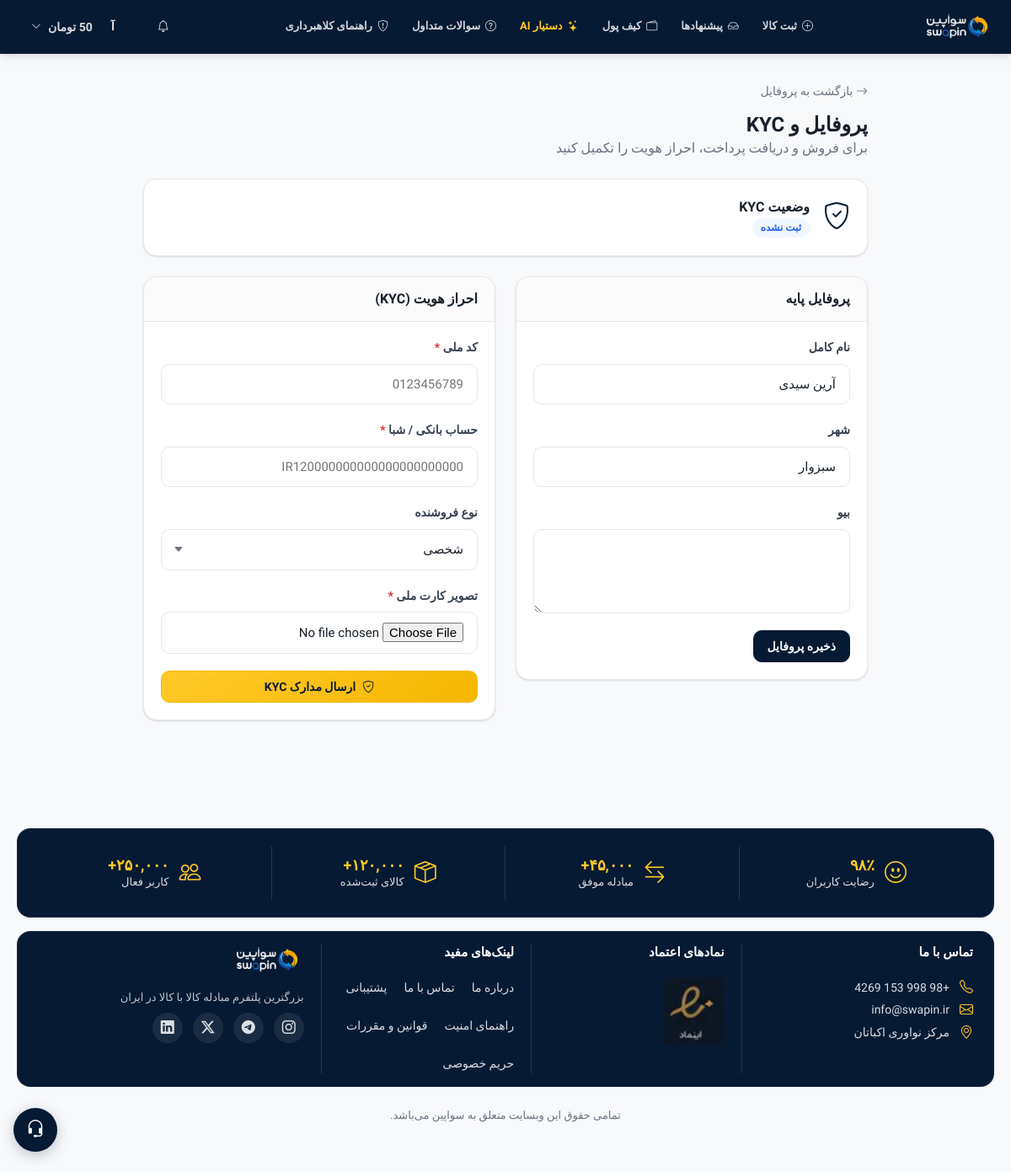
The page /profile/edit.php (signed in) on the database its author committed.
### tables this page shows
CREATE TABLE `users` (
  `id` int UNSIGNED NOT NULL,
  `name` varchar(120) NOT NULL,
  `email` varchar(180) NOT NULL,
  `phone` varchar(20) DEFAULT NULL,
  `city` varchar(100) DEFAULT NULL,
  `avatar` varchar(200) DEFAULT NULL,
  `bio` text,
  `password_hash` varchar(255) NOT NULL,
  `credit_balance` decimal(12,2) NOT NULL DEFAULT '0.00',
  `rating` decimal(3,2) NOT NULL DEFAULT '0.00',
  `rating_count` int UNSIGNED NOT NULL DEFAULT '0',
  `verification_level` tinyint UNSIGNED NOT NULL DEFAULT '1' COMMENT '1=email,2=phone,3=id_verified',
  `is_active` tinyint(1) NOT NULL DEFAULT '1',
  `last_seen` datetime DEFAULT NULL,
  `created_at` datetime NOT NULL DEFAULT CURRENT_TIMESTAMP,
  `updated_at` datetime NOT NULL DEFAULT CURRENT_TIMESTAMP ON UPDATE CURRENT_TIMESTAMP
);

### profile/edit.php (the view, shortened to what the rows shown need)
<?php
require_once __DIR__ . '/../includes/config.php';
require_once __DIR__ . '/../includes/layout.php';
$user   = require_auth();
$errors = [];
render_head('ویرایش پروفایل و KYC');
render_navbar($user);
?>
<div class="section-sm">
  <div class="container-md">
    <div class="mb-6">
      <h2 class="mt-3">پروفایل و KYC</h2>
    </div>
    <div style="display:grid;grid-template-columns:1fr 1fr;gap:var(--sp-6);align-items:start">
      <div class="card">
        <div class="card-body">
          <form method="POST">
            <div class="form-group">
              <label class="form-label">نام کامل</label>
              <input type="text" name="name" class="form-control <?= isset($errors['name']) ? 'is-invalid' : '' ?>"
                     value="<?= h($user['name']) ?>" required>
            </div>
            <div class="form-group">
              <label class="form-label">شهر</label>
              <input type="text" name="city" class="form-control" value="<?= h($user['city'] ?? '') ?>">
            </div>
          </form>
        </div>
      </div>
    </div>
  </div>
</div>
<?php render_footer(); ?>

### includes/layout.php (shortened to what the rows shown need)
<?php
require_once __DIR__ . '/config.php';
function render_head(string $title = '', string $desc = '', array $seo = []): void {
    $t         = $title ? h($title) . ' — ' . APP_NAME : APP_NAME . ' — بازار تعویض هوشمند';
    $d         = $desc  ? h($desc)  : 'کالا و خدمات را مستقیم در سواپین مبادله کنید — بازار تعویض هوشمند.';
    $url       = APP_URL;
    $canonical = h($seo['canonical'] ?? seo_canonical());
    $ogImage   = h($seo['og_image'] ?? LOGO_URL);
    $ogType    = h($seo['og_type'] ?? 'website');
    $robots    = h($seo['robots'] ?? 'index, follow');
    $ogTitle   = h($seo['og_title'] ?? ($title ?: APP_NAME . ' — بازار تعویض هوشمند'));
    $appName    = h(APP_NAME);
    $creditUnit = h(CREDIT_UNIT);
    $csrf       = h(csrf_token());
    $keywords = '';
    $jsonLd = '';
    echo <<<HTML
<!DOCTYPE html>
<html lang="fa" dir="rtl">
<head>
<meta charset="UTF-8">
<meta name="viewport" content="width=device-width, initial-scale=1.0">
<meta name="csrf-token" content="{$csrf}">
<title>{$t}</title>
<meta name="description" content="{$d}">
<meta name="robots" content="{$robots}">
<meta name="app-url" content="{$url}">
<meta name="credit-unit" content="{$creditUnit}">
<link rel="canonical" href="{$canonical}">
<meta property="og:locale" content="fa_IR">
<meta property="og:site_name" content="{$appName}">
<meta property="og:title" content="{$ogTitle}">
<meta property="og:description" content="{$d}">
<meta property="og:url" content="{$canonical}">
<meta property="og:type" content="{$ogType}">
<meta property="og:image" content="{$ogImage}">
<meta name="twitter:card" content="summary_large_image">
<meta name="twitter:title" content="{$ogTitle}">
<meta name="twitter:description" content="{$d}">
<meta name="twitter:image" content="{$ogImage}">
<meta name="theme-color" content="#0a2540">
{$keywords}{$jsonLd}<link rel="preconnect" href="https://fonts.googleapis.com">
<link rel="preconnect" href="https://fonts.gstatic.com" crossorigin>
<link href="https://fonts.googleapis.com/css2?family=Vazirmatn:wght@400;500;600;700;800&display=swap" rel="stylesheet">
<link rel="stylesheet" href="https://cdn.jsdelivr.net/npm/bootstrap-icons@1.11.3/font/bootstrap-icons.css">
<link rel="stylesheet" href="{$url}/src/css/main.css">
<link rel="icon" type="image/png" sizes="32x32" href="{$url}/src/img/fav_icon/android-chrome-512x512.png">
<link rel="icon" type="image/png" sizes="16x16" href="{$url}/src/img/fav_icon/android-chrome-192x192.png">
<link rel="apple-touch-icon" href="{$url}/src/img/fav_icon/apple-touch-icon.png">
<link rel="manifest" href="{$url}/src/img/fav_icon/site.webmanifest">
</head>
<body>
<a href="#main-content" class="skip-link">رفتن به محتوای اصلی</a>
HTML;
}
function render_navbar(?array $user = null): void {
    $url        = APP_URL;
    $logoUrl    = APP_URL . '/src/img/swapin-light-png.png';
    $appName    = APP_NAME;
    $creditUnit = h(CREDIT_UNIT);
    $unread     = 0;
    $pendOffers = 0;
    if ($user) {
        $unread     = (int)(DB::fetch('SELECT COUNT(*) as c FROM messages WHERE to_user_id = ? AND is_read = 0', [$user['id']])['c'] ?? 0);
        $pendOffers = (int)(DB::fetch(
            'SELECT COUNT(*) as c FROM trade_offers o JOIN listings l ON l.id = o.listing_id WHERE l.user_id = ? AND o.status = "pending"',
            [$user['id']]
        )['c'] ?? 0);
    }
    $notifTotal = $unread + $pendOffers;
    $notifClass = $notifTotal > 0 ? 'notif-dot' : '';
    $initials   = $user ? mb_strtoupper(mb_substr($user['name'], 0, 1)) : '';
    $loggedIn   = $user !== null;
    echo <<<HTML
<header class="site-header" role="banner">
<nav class="navbar" aria-label="ناوبری اصلی">
  <div class="navbar-inner">
    <button type="button" class="navbar-hamburger" id="nav-hamburger" aria-label="منو">
      <i class="bi bi-list"></i>
    </button>
    <a href="{$url}/" class="navbar-brand">
      <img src="{$logoUrl}" alt="{$appName}" class="brand-logo">
    </a>
    <div class="navbar-nav hide-mobile">
HTML;
    echo <<<HTML
    </div>
    <!-- <div class="navbar-search hide-mobile">
      <i class="bi bi-search search-icon"></i>
      <input type="search" id="global-search" placeholder="جستجوی آگهی‌ها…" autocomplete="off">
    </div> -->
    <div class="navbar-actions">
HTML;
    if ($loggedIn) {
        $credFmt = number_format((float)$user['credit_balance'], 0);
        echo <<<HTML
      <button type="button" class="btn btn-ghost btn-icon {$notifClass}" id="notif-bell-btn" title="اعلان‌ها" aria-label="اعلان‌ها">
        <i class="bi bi-bell"></i>
      </button>
      <div class="dropdown hide-mobile">
        <button class="btn btn-ghost d-flex align-center gap-2" id="user-menu-btn">
          <span class="avatar avatar-sm">{$initials}</span>
          <span class="hide-mobile" style="font-size:.875rem;font-weight:600">{$credFmt} {$creditUnit}</span>
          <i class="bi bi-chevron-down" style="font-size:.75rem"></i>
        </button>
        <div class="dropdown-menu" id="user-menu">
          <a href="{$url}/dashboard.php" class="dropdown-item"><i class="bi bi-speedometer2"></i> داشبورد</a>
HTML;
        $logoutCsrf = csrf_field();
        echo <<<HTML
          <form method="POST" action="{$url}/auth/logout.php" style="margin:0">
            {$logoutCsrf}
            <button type="submit" class="dropdown-item" style="color:var(--danger);width:100%;border:0;background:none;text-align:inherit;cursor:pointer;font:inherit">
              <i class="bi bi-box-arrow-right"></i> خروج
            </button>
          </form>
        </div>
      </div>
HTML;
    }
    echo <<<HTML
    </div>
  </div>
</nav>
</header>
<div class="mobile-nav-overlay" id="mobile-nav-overlay"></div>
<aside class="mobile-drawer" id="mobile-drawer">
  <div class="mobile-drawer__header">
    <strong>منو</strong>
    <button type="button" id="nav-hamburger-close" aria-label="بستن"><i class="bi bi-x-lg"></i></button>
  </div>
  <nav class="mobile-drawer__nav">
HTML;
    echo <<<HTML
  </nav>
</aside>
<div id="toast-container"></div>
HTML;
}
function render_footer(): void {
    $url      = APP_URL;
    echo <<<HTML
<script src="{$url}/src/js/app.js"></script>
</body>
</html>
HTML;
}

### rows shown on the page
users: name "آ", credit_balance "50", name "آرین سیدی", city "سبزوار"

### other values the page prints
$label "ثبت کالا"
$label "پیشنهادها"
$label "کیف پول"
$label "دستیار AI"
$label "سوالات متداول"
$label "راهنمای کلاهبرداری"
$creditUnit "تومان"
kyc_status_label($kyc) "ثبت نشده"
